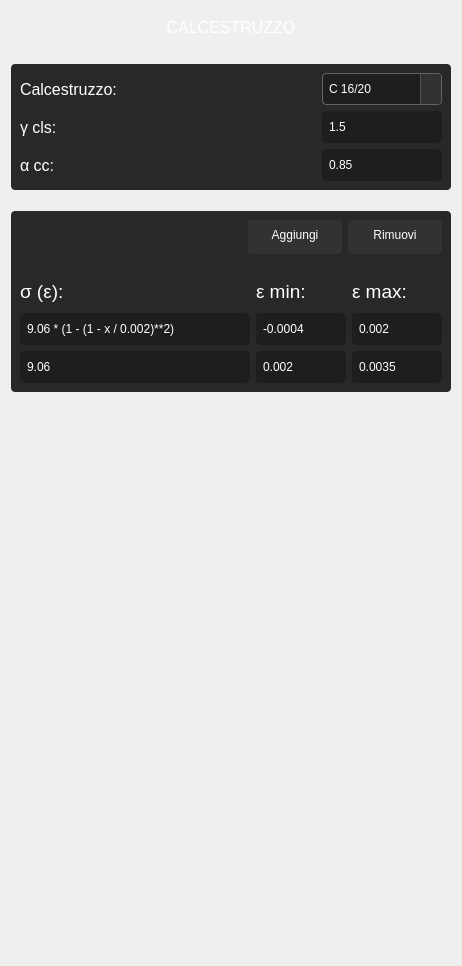
          <widget class="QWidget" name="page_materiali_calcestruzzo">
           <layout class="QVBoxLayout" name="verticalLayout_8">
            <item>
             <widget class="QLabel" name="label_176">
              <property name="minimumSize">
               <size>
                <width>70</width>
                <height>32</height>
               </size>
              </property>
              <property name="font">
               <font>
                <family>Segoe UI</family>
                <pointsize>12</pointsize>
                <weight>57</weight>
                <italic>false</italic>
                <bold>false</bold>
               </font>
              </property>
              <property name="layoutDirection">
               <enum>Qt::LeftToRight</enum>
              </property>
              <property name="styleSheet">
               <string notr="true">font:460 12pt &quot;Segoe UI&quot;;
color: rgb(255,255,255);</string>
              </property>
              <property name="text">
               <string>CALCESTRUZZO</string>
              </property>
              <property name="alignment">
               <set>Qt::AlignCenter</set>
              </property>
             </widget>
            </item>
            <item>
             <spacer name="verticalSpacer_16">
              <property name="orientation">
               <enum>Qt::Vertical</enum>
              </property>
              <property name="sizeType">
               <enum>QSizePolicy::Fixed</enum>
              </property>
              <property name="sizeHint" stdset="0">
               <size>
                <width>20</width>
                <height>15</height>
               </size>
              </property>
             </spacer>
            </item>
            <item>
             <widget class="QFrame" name="frame_6">
              <property name="styleSheet">
               <string notr="true">background-color: rgb(40,40,40);
border-radius:4px</string>
              </property>
              <property name="frameShape">
               <enum>QFrame::StyledPanel</enum>
              </property>
              <property name="frameShadow">
               <enum>QFrame::Raised</enum>
              </property>
              <layout class="QVBoxLayout" name="verticalLayout_12">
               <item>
                <layout class="QGridLayout" name="gridLayout_2">
                 <item row="0" column="2">
                  <widget class="QComboBox" name="calcestruzzo_combobox">
                   <property name="sizePolicy">
                    <sizepolicy hsizetype="Preferred" vsizetype="Preferred">
                     <horstretch>0</horstretch>
                     <verstretch>0</verstretch>
                    </sizepolicy>
                   </property>
                   <property name="minimumSize">
                    <size>
                     <width>120</width>
                     <height>32</height>
                    </size>
                   </property>
                   <property name="maximumSize">
                    <size>
                     <width>120</width>
                     <height>32</height>
                    </size>
                   </property>
                   <property name="mouseTracking">
                    <bool>false</bool>
                   </property>
                   <property name="styleSheet">
                    <string notr="true">QComboBox {
    font: 400 10pt &quot;Segoe UI&quot;;
    color: rgb(255, 255, 255);
    background-color: rgb(30, 30, 30);
    border: 1px solid rgb(100, 100, 100);
    border-radius: 4px;
    padding: 4px 6px;
    padding-right: 20px; /* spazio per la freccia */
}

QComboBox:hover {
    background-color: rgb(40, 40, 40);
    border: 1px solid rgb(120, 120, 120);
}

QComboBox::drop-down {
    subcontrol-origin: padding;
    subcontrol-position: top right;
    width: 20px;
    border-left: 1px solid rgb(80, 80, 80);
    background-color: rgb(50, 50, 50);
    border-top-right-radius: 4px;
    border-bottom-right-radius: 4px;
}

QComboBox::down-arrow {
    image: url(:/icons/arrow-down-white.png); /* Assicurati di avere un'icona bianca */
    width: 12px;
    height: 12px;
}

QComboBox QAbstractItemView {
    background-color: rgb(30, 30, 30);
    color: white;
    border: 1px solid rgb(90, 90, 90);
    selection-background-color: rgb(60, 60, 60);
    selection-color: white;
    outline: 0;
}
</string>
                   </property>
                   <property name="insertPolicy">
                    <enum>QComboBox::InsertAtBottom</enum>
                   </property>
                   <item>
                    <property name="text">
                     <string>C 16/20</string>
                    </property>
                   </item>
                   <item>
                    <property name="text">
                     <string>C 20/25</string>
                    </property>
                   </item>
                   <item>
                    <property name="text">
                     <string>C 25/30</string>
                    </property>
                   </item>
                   <item>
                    <property name="text">
                     <string>C 30/37</string>
                    </property>
                   </item>
                   <item>
                    <property name="text">
                     <string>C 35/45</string>
                    </property>
                   </item>
                   <item>
                    <property name="text">
                     <string>C 40/50</string>
                    </property>
                   </item>
                   <item>
                    <property name="text">
                     <string>C 45/55</string>
                    </property>
                   </item>
                  </widget>
                 </item>
                 <item row="1" column="0">
                  <widget class="QLabel" name="label_168">
                   <property name="minimumSize">
                    <size>
                     <width>70</width>
                     <height>32</height>
                    </size>
                   </property>
                   <property name="font">
                    <font>
                     <family>Segoe UI</family>
                     <pointsize>12</pointsize>
                     <weight>50</weight>
                     <italic>false</italic>
                     <bold>false</bold>
                    </font>
                   </property>
                   <property name="layoutDirection">
                    <enum>Qt::LeftToRight</enum>
                   </property>
                   <property name="styleSheet">
                    <string notr="true">font:400 12pt &quot;Segoe UI&quot;;
color: rgb(255,255,255);</string>
                   </property>
                   <property name="text">
                    <string>γ cls:</string>
                   </property>
                   <property name="alignment">
                    <set>Qt::AlignLeading|Qt::AlignLeft|Qt::AlignVCenter</set>
                   </property>
                  </widget>
                 </item>
                 <item row="2" column="0">
                  <widget class="QLabel" name="label_169">
                   <property name="minimumSize">
                    <size>
                     <width>70</width>
                     <height>32</height>
                    </size>
                   </property>
                   <property name="font">
                    <font>
                     <family>Segoe UI</family>
                     <pointsize>12</pointsize>
                     <weight>50</weight>
                     <italic>false</italic>
                     <bold>false</bold>
                    </font>
                   </property>
                   <property name="layoutDirection">
                    <enum>Qt::LeftToRight</enum>
                   </property>
                   <property name="styleSheet">
                    <string notr="true">font:400 12pt &quot;Segoe UI&quot;;
color: rgb(255,255,255);</string>
                   </property>
                   <property name="text">
                    <string>α cc:</string>
                   </property>
                   <property name="alignment">
                    <set>Qt::AlignLeading|Qt::AlignLeft|Qt::AlignVCenter</set>
                   </property>
                  </widget>
                 </item>
                 <item row="1" column="2">
                  <widget class="QLineEdit" name="calcestruzzo_gamma">
                   <property name="sizePolicy">
                    <sizepolicy hsizetype="Preferred" vsizetype="Preferred">
                     <horstretch>0</horstretch>
                     <verstretch>0</verstretch>
                    </sizepolicy>
                   </property>
                   <property name="minimumSize">
                    <size>
                     <width>120</width>
                     <height>32</height>
                    </size>
                   </property>
                   <property name="maximumSize">
                    <size>
                     <width>120</width>
                     <height>32</height>
                    </size>
                   </property>
                   <property name="styleSheet">
                    <string notr="true">background-color: rgb(30,30,30);
font: 10pt &quot;Segoe UI&quot;;
color: rgb(255, 255, 255);
padding-left: 5px;
border-radius:4px</string>
                   </property>
                   <property name="text">
                    <string>1.5</string>
                   </property>
                  </widget>
                 </item>
                 <item row="2" column="2">
                  <widget class="QLineEdit" name="calcestruzzo_alpha">
                   <property name="sizePolicy">
                    <sizepolicy hsizetype="Preferred" vsizetype="Preferred">
                     <horstretch>0</horstretch>
                     <verstretch>0</verstretch>
                    </sizepolicy>
                   </property>
                   <property name="minimumSize">
                    <size>
                     <width>120</width>
                     <height>32</height>
                    </size>
                   </property>
                   <property name="maximumSize">
                    <size>
                     <width>120</width>
                     <height>32</height>
                    </size>
                   </property>
                   <property name="styleSheet">
                    <string notr="true">background-color: rgb(30,30,30);
font: 10pt &quot;Segoe UI&quot;;
color: rgb(255, 255, 255);
padding-left: 5px;
border-radius:4px</string>
                   </property>
                   <property name="text">
                    <string>0.85</string>
                   </property>
                  </widget>
                 </item>
                 <item row="0" column="0">
                  <widget class="QLabel" name="label_170">
                   <property name="minimumSize">
                    <size>
                     <width>140</width>
                     <height>32</height>
                    </size>
                   </property>
                   <property name="font">
                    <font>
                     <family>Segoe UI</family>
                     <pointsize>12</pointsize>
                     <weight>50</weight>
                     <italic>false</italic>
                     <bold>false</bold>
                    </font>
                   </property>
                   <property name="layoutDirection">
                    <enum>Qt::LeftToRight</enum>
                   </property>
                   <property name="styleSheet">
                    <string notr="true">font:400 12pt &quot;Segoe UI&quot;;
color: rgb(255,255,255);</string>
                   </property>
                   <property name="text">
                    <string>Calcestruzzo:</string>
                   </property>
                   <property name="alignment">
                    <set>Qt::AlignLeading|Qt::AlignLeft|Qt::AlignVCenter</set>
                   </property>
                  </widget>
                 </item>
                 <item row="1" column="1">
                  <spacer name="horizontalSpacer_5">
                   <property name="orientation">
                    <enum>Qt::Horizontal</enum>
                   </property>
                   <property name="sizeHint" stdset="0">
                    <size>
                     <width>40</width>
                     <height>20</height>
                    </size>
                   </property>
                  </spacer>
                 </item>
                </layout>
               </item>
              </layout>
             </widget>
            </item>
            <item>
             <spacer name="verticalSpacer_15">
              <property name="orientation">
               <enum>Qt::Vertical</enum>
              </property>
              <property name="sizeType">
               <enum>QSizePolicy::Fixed</enum>
              </property>
              <property name="sizeHint" stdset="0">
               <size>
                <width>20</width>
                <height>15</height>
               </size>
              </property>
             </spacer>
            </item>
            <item>
             <widget class="QFrame" name="frame_7">
              <property name="maximumSize">
               <size>
                <width>446</width>
                <height>16777215</height>
               </size>
              </property>
              <property name="styleSheet">
               <string notr="true">background-color: rgb(40,40,40);
border-radius:4px</string>
              </property>
              <property name="frameShape">
               <enum>QFrame::StyledPanel</enum>
              </property>
              <property name="frameShadow">
               <enum>QFrame::Raised</enum>
              </property>
              <layout class="QVBoxLayout" name="verticalLayout_4">
               <item>
                <layout class="QHBoxLayout" name="horizontalLayout_6">
                 <item>
                  <spacer name="horizontalSpacer_2">
                   <property name="orientation">
                    <enum>Qt::Horizontal</enum>
                   </property>
                   <property name="sizeHint" stdset="0">
                    <size>
                     <width>40</width>
                     <height>20</height>
                    </size>
                   </property>
                  </spacer>
                 </item>
                 <item>
                  <widget class="QPushButton" name="btn_calcestruzzo_aggiungi">
                   <property name="sizePolicy">
                    <sizepolicy hsizetype="Preferred" vsizetype="Fixed">
                     <horstretch>0</horstretch>
                     <verstretch>0</verstretch>
                    </sizepolicy>
                   </property>
                   <property name="minimumSize">
                    <size>
                     <width>94</width>
                     <height>34</height>
                    </size>
                   </property>
                   <property name="maximumSize">
                    <size>
                     <width>94</width>
                     <height>34</height>
                    </size>
                   </property>
                   <property name="styleSheet">
                    <string notr="true">QPushButton{
	background-color: rgb(50,50,50);
    font:400 12pt &quot;Segoe UI&quot;;
    color: rgb(255,255,255);
	padding-bottom: 4px;
	border-radius:4px;
}
QPushButton:hover {
    background-color: rgb(30,30,30);
	border: 1px solid rgb(120,120,120);
}</string>
                   </property>
                   <property name="text">
                    <string>Aggiungi</string>
                   </property>
                  </widget>
                 </item>
                 <item>
                  <widget class="QPushButton" name="btn_calcestruzzo_rimuovi">
                   <property name="sizePolicy">
                    <sizepolicy hsizetype="Preferred" vsizetype="Fixed">
                     <horstretch>0</horstretch>
                     <verstretch>0</verstretch>
                    </sizepolicy>
                   </property>
                   <property name="minimumSize">
                    <size>
                     <width>94</width>
                     <height>34</height>
                    </size>
                   </property>
                   <property name="maximumSize">
                    <size>
                     <width>94</width>
                     <height>34</height>
                    </size>
                   </property>
                   <property name="styleSheet">
                    <string notr="true">QPushButton{
	background-color: rgb(50,50,50);
    font:400 12pt &quot;Segoe UI&quot;;
    color: rgb(255,255,255);
	padding-bottom: 4px;
	border-radius:4px;
}
QPushButton:hover {
    background-color: rgb(30,30,30);
	border: 1px solid rgb(120,120,120);
}</string>
                   </property>
                   <property name="text">
                    <string>Rimuovi</string>
                   </property>
                  </widget>
                 </item>
                </layout>
               </item>
               <item>
                <spacer name="verticalSpacer_17">
                 <property name="orientation">
                  <enum>Qt::Vertical</enum>
                 </property>
                 <property name="sizeType">
                  <enum>QSizePolicy::Fixed</enum>
                 </property>
                 <property name="sizeHint" stdset="0">
                  <size>
                   <width>20</width>
                   <height>15</height>
                  </size>
                 </property>
                </spacer>
               </item>
               <item>
                <layout class="QHBoxLayout" name="horizontalLayout_3">
                 <item>
                  <layout class="QVBoxLayout" name="layout_calcestruzzo_sigma">
                   <item>
                    <widget class="QLabel" name="label_173">
                     <property name="minimumSize">
                      <size>
                       <width>230</width>
                       <height>32</height>
                      </size>
                     </property>
                     <property name="maximumSize">
                      <size>
                       <width>230</width>
                       <height>16777215</height>
                      </size>
                     </property>
                     <property name="font">
                      <font>
                       <family>Segoe UI</family>
                       <pointsize>14</pointsize>
                       <weight>50</weight>
                       <italic>false</italic>
                       <bold>false</bold>
                      </font>
                     </property>
                     <property name="layoutDirection">
                      <enum>Qt::LeftToRight</enum>
                     </property>
                     <property name="styleSheet">
                      <string notr="true">font:400 14pt &quot;Segoe UI&quot;;
color: rgb(255,255,255);</string>
                     </property>
                     <property name="text">
                      <string>σ (ε):</string>
                     </property>
                     <property name="alignment">
                      <set>Qt::AlignLeading|Qt::AlignLeft|Qt::AlignVCenter</set>
                     </property>
                    </widget>
                   </item>
                   <item>
                    <widget class="QLineEdit" name="calcestruzzo_sigma_1">
                     <property name="sizePolicy">
                      <sizepolicy hsizetype="Preferred" vsizetype="Preferred">
                       <horstretch>0</horstretch>
                       <verstretch>0</verstretch>
                      </sizepolicy>
                     </property>
                     <property name="minimumSize">
                      <size>
                       <width>230</width>
                       <height>32</height>
                      </size>
                     </property>
                     <property name="maximumSize">
                      <size>
                       <width>230</width>
                       <height>32</height>
                      </size>
                     </property>
                     <property name="styleSheet">
                      <string notr="true">background-color: rgb(30,30,30);
font: 10pt &quot;Segoe UI&quot;;
color: rgb(255, 255, 255);
padding-left: 5px;
border-radius:4px</string>
                     </property>
                     <property name="text">
                      <string>9.06 * (1 - (1 - x / 0.002)**2)</string>
                     </property>
                    </widget>
                   </item>
                   <item>
                    <widget class="QLineEdit" name="calcestruzzo_sigma_2">
                     <property name="sizePolicy">
                      <sizepolicy hsizetype="Preferred" vsizetype="Preferred">
                       <horstretch>0</horstretch>
                       <verstretch>0</verstretch>
                      </sizepolicy>
                     </property>
                     <property name="minimumSize">
                      <size>
                       <width>230</width>
                       <height>32</height>
                      </size>
                     </property>
                     <property name="maximumSize">
                      <size>
                       <width>230</width>
                       <height>32</height>
                      </size>
                     </property>
                     <property name="styleSheet">
                      <string notr="true">background-color: rgb(30,30,30);
font: 10pt &quot;Segoe UI&quot;;
color: rgb(255, 255, 255);
padding-left: 5px;
border-radius:4px</string>
                     </property>
                     <property name="text">
                      <string>9.06</string>
                     </property>
                    </widget>
                   </item>
                  </layout>
                 </item>
                 <item>
                  <layout class="QVBoxLayout" name="layout_calcestruzzo_epsilon_min">
                   <item>
                    <widget class="QLabel" name="label_174">
                     <property name="minimumSize">
                      <size>
                       <width>90</width>
                       <height>32</height>
                      </size>
                     </property>
                     <property name="maximumSize">
                      <size>
                       <width>90</width>
                       <height>16777215</height>
                      </size>
                     </property>
                     <property name="font">
                      <font>
                       <family>Segoe UI</family>
                       <pointsize>14</pointsize>
                       <weight>50</weight>
                       <italic>false</italic>
                       <bold>false</bold>
                      </font>
                     </property>
                     <property name="layoutDirection">
                      <enum>Qt::LeftToRight</enum>
                     </property>
                     <property name="styleSheet">
                      <string notr="true">font:400 14pt &quot;Segoe UI&quot;;
color: rgb(255,255,255);</string>
                     </property>
                     <property name="text">
                      <string>ε min:</string>
                     </property>
                     <property name="alignment">
                      <set>Qt::AlignLeading|Qt::AlignLeft|Qt::AlignVCenter</set>
                     </property>
                    </widget>
                   </item>
                   <item>
                    <widget class="QLineEdit" name="calcestruzzo_epsilon_min_1">
                     <property name="enabled">
                      <bool>true</bool>
                     </property>
                     <property name="sizePolicy">
                      <sizepolicy hsizetype="Preferred" vsizetype="Preferred">
                       <horstretch>0</horstretch>
                       <verstretch>0</verstretch>
                      </sizepolicy>
                     </property>
                     <property name="minimumSize">
                      <size>
                       <width>90</width>
                       <height>32</height>
                      </size>
                     </property>
                     <property name="maximumSize">
                      <size>
                       <width>90</width>
                       <height>32</height>
                      </size>
                     </property>
                     <property name="styleSheet">
                      <string notr="true">background-color: rgb(30,30,30);
font: 10pt &quot;Segoe UI&quot;;
color: rgb(255, 255, 255);
padding-left: 5px;
border-radius:4px</string>
                     </property>
                     <property name="text">
                      <string>-0.0004</string>
                     </property>
                    </widget>
                   </item>
                   <item>
                    <widget class="QLineEdit" name="calcestruzzo_epsilon_min_2">
                     <property name="sizePolicy">
                      <sizepolicy hsizetype="Preferred" vsizetype="Preferred">
                       <horstretch>0</horstretch>
                       <verstretch>0</verstretch>
                      </sizepolicy>
                     </property>
                     <property name="minimumSize">
                      <size>
                       <width>90</width>
                       <height>32</height>
                      </size>
                     </property>
                     <property name="maximumSize">
                      <size>
                       <width>90</width>
                       <height>32</height>
                      </size>
                     </property>
                     <property name="styleSheet">
                      <string notr="true">background-color: rgb(30,30,30);
font: 10pt &quot;Segoe UI&quot;;
color: rgb(255, 255, 255);
padding-left: 5px;
border-radius:4px</string>
                     </property>
                     <property name="text">
                      <string>0.002</string>
                     </property>
                    </widget>
                   </item>
                  </layout>
                 </item>
                 <item>
                  <layout class="QVBoxLayout" name="layout_calcestruzzo_epsilon_max">
                   <item>
                    <widget class="QLabel" name="label_175">
                     <property name="minimumSize">
                      <size>
                       <width>90</width>
                       <height>32</height>
                      </size>
                     </property>
                     <property name="maximumSize">
                      <size>
                       <width>90</width>
                       <height>16777215</height>
                      </size>
                     </property>
                     <property name="font">
                      <font>
                       <family>Segoe UI</family>
                       <pointsize>14</pointsize>
                       <weight>50</weight>
                       <italic>false</italic>
                       <bold>false</bold>
                      </font>
                     </property>
                     <property name="layoutDirection">
                      <enum>Qt::LeftToRight</enum>
                     </property>
                     <property name="styleSheet">
                      <string notr="true">font:400 14pt &quot;Segoe UI&quot;;
color: rgb(255,255,255);</string>
                     </property>
                     <property name="text">
                      <string>ε max:</string>
                     </property>
                     <property name="alignment">
                      <set>Qt::AlignLeading|Qt::AlignLeft|Qt::AlignVCenter</set>
                     </property>
                    </widget>
                   </item>
                   <item>
                    <widget class="QLineEdit" name="calcestruzzo_epsilon_max_1">
                     <property name="sizePolicy">
                      <sizepolicy hsizetype="Preferred" vsizetype="Preferred">
                       <horstretch>0</horstretch>
                       <verstretch>0</verstretch>
                      </sizepolicy>
                     </property>
                     <property name="minimumSize">
                      <size>
                       <width>90</width>
                       <height>32</height>
                      </size>
                     </property>
                     <property name="maximumSize">
                      <size>
                       <width>90</width>
                       <height>32</height>
                      </size>
                     </property>
                     <property name="styleSheet">
                      <string notr="true">background-color: rgb(30,30,30);
font: 10pt &quot;Segoe UI&quot;;
color: rgb(255, 255, 255);
padding-left: 5px;
border-radius:4px</string>
                     </property>
                     <property name="text">
                      <string>0.002</string>
                     </property>
                    </widget>
                   </item>
                   <item>
                    <widget class="QLineEdit" name="calcestruzzo_epsilon_max_2">
                     <property name="sizePolicy">
                      <sizepolicy hsizetype="Preferred" vsizetype="Preferred">
                       <horstretch>0</horstretch>
                       <verstretch>0</verstretch>
                      </sizepolicy>
                     </property>
                     <property name="minimumSize">
                      <size>
                       <width>90</width>
                       <height>32</height>
                      </size>
                     </property>
                     <property name="maximumSize">
                      <size>
                       <width>90</width>
                       <height>32</height>
                      </size>
                     </property>
                     <property name="styleSheet">
                      <string notr="true">background-color: rgb(30,30,30);
font: 10pt &quot;Segoe UI&quot;;
color: rgb(255, 255, 255);
padding-left: 5px;
border-radius:4px</string>
                     </property>
                     <property name="text">
                      <string>0.0035</string>
                     </property>
                    </widget>
                   </item>
                  </layout>
                 </item>
                </layout>
               </item>
              </layout>
             </widget>
            </item>
            <item>
             <spacer name="verticalSpacer_10">
              <property name="orientation">
               <enum>Qt::Vertical</enum>
              </property>
              <property name="sizeHint" stdset="0">
               <size>
                <width>20</width>
                <height>563</height>
               </size>
              </property>
             </spacer>
            </item>
           </layout>
          </widget>
